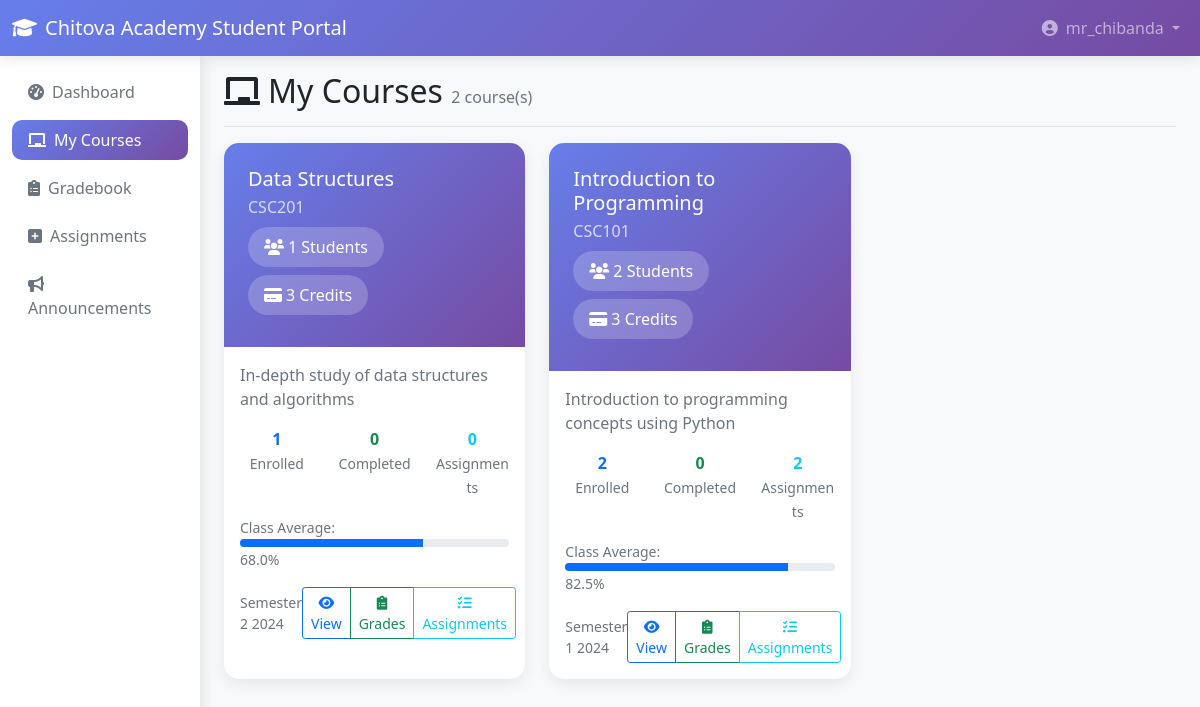
The app's page /my-courses.php (signed in) with its own data.
### tables this page shows
CREATE TABLE IF NOT EXISTS courses (
    id INT PRIMARY KEY AUTO_INCREMENT,
    course_code VARCHAR(20) UNIQUE NOT NULL,
    course_name VARCHAR(100) NOT NULL,
    description TEXT,
    credits INT NOT NULL DEFAULT 3,
    teacher_id INT,
    semester VARCHAR(20) NOT NULL,
    year INT NOT NULL,
    max_students INT DEFAULT 30,
    status ENUM('active', 'inactive') DEFAULT 'active',
    FOREIGN KEY (teacher_id) REFERENCES teachers(id) ON DELETE SET NULL
);

### my-courses.php (the view, shortened to what this page needs)
<?php
require_once __DIR__ .'/../config.php';
$userId = $_SESSION['user_id'];
$stmt = $pdo->prepare("
    SELECT t.* FROM teachers t
    WHERE t.user_id = ?
");
$stmt->execute([$userId]);
$teacherInfo = $stmt->fetch();
$stmt = $pdo->prepare("
    SELECT c.*,
           COUNT(CASE WHEN e.status = 'enrolled' THEN 1 END) as enrolled_students,
           COUNT(CASE WHEN e.status = 'completed' THEN 1 END) as completed_students,
           COUNT(CASE WHEN e.status = 'dropped' THEN 1 END) as dropped_students,
           AVG(CASE WHEN e.final_grade IS NOT NULL THEN e.final_grade END) as average_grade
    FROM courses c
    LEFT JOIN enrollments e ON c.id = e.course_id
    WHERE c.teacher_id = ?
    GROUP BY c.id
    ORDER BY c.year DESC, c.semester DESC, c.course_name
");
$stmt->execute([$teacherInfo['id']]);
$courses = $stmt->fetchAll();
$courseIds = array_column($courses, 'id');
$assignmentCounts = [];
if (!empty($courseIds)) {
    $placeholders = str_repeat('?,', count($courseIds) - 1) . '?';
    $stmt = $pdo->prepare("
        SELECT course_id, COUNT(*) as assignment_count
        FROM assignments
        WHERE course_id IN ($placeholders)
        GROUP BY course_id
    ");
    $stmt->execute($courseIds);
    $assignmentCounts = array_column($stmt->fetchAll(), 'assignment_count', 'course_id');
}
?>
<!DOCTYPE html>
<html lang="en">
<head>
    <link href="https://cdn.jsdelivr.net/npm/bootstrap@5.1.3/dist/css/bootstrap.min.css" rel="stylesheet">
    <link href="https://cdnjs.cloudflare.com/ajax/libs/font-awesome/6.0.0/css/all.min.css" rel="stylesheet">
</head>
<body>
    <nav class="navbar navbar-expand-lg navbar-dark">
        <div class="container-fluid">
            <a class="navbar-brand" href="dashboard.php">
                <i class="fas fa-graduation-cap me-2"></i><?php echo APP_NAME; ?>
            </a>
            <div class="navbar-nav ms-auto">
                <div class="nav-item dropdown">
                    <a class="nav-link dropdown-toggle" href="#" id="navbarDropdown" role="button"
                       data-bs-toggle="dropdown" aria-expanded="false">
                        <i class="fas fa-user-circle me-2"></i><?php echo $_SESSION['username']; ?>
                    </a>
                </div>
            </div>
        </div>
    </nav>
    <div class="container-fluid">
        <div class="row">
            <nav class="col-md-2 sidebar">
                <div class="position-sticky pt-3">
                    <ul class="nav nav-pills flex-column mb-auto">
                        <li class="nav-item">
                            <a href="dashboard.php" class="nav-link">
                                <i class="fas fa-tachometer-alt me-2"></i>Dashboard
                            </a>
                        </li>
                        <li class="nav-item">
                            <a href="my-courses.php" class="nav-link active">
                                <i class="fas fa-chalkboard me-2"></i>My Courses
                            </a>
                        </li>
                        <li class="nav-item">
                            <a href="gradebook.php" class="nav-link">
                                <i class="fas fa-clipboard-list me-2"></i>Gradebook
                            </a>
                        </li>
                        <li class="nav-item">
                            <a href="manage-assignments.php" class="nav-link">
                                <i class="fas fa-plus-square me-2"></i>Assignments
                            </a>
                        </li>
                        <li class="nav-item">
                            <a href="announcements.php" class="nav-link">
                                <i class="fas fa-bullhorn me-2"></i>Announcements
                            </a>
                        </li>
                    </ul>
                </div>
            </nav>
            <main class="col-md-10 ms-sm-auto px-md-4">
                <div class="pt-3 pb-2 mb-3 border-bottom">
                    <h1 class="h2">
                        <i class="fas fa-chalkboard me-2"></i>My Courses
                        <span class="text-muted fs-6"><?php echo count($courses); ?> course(s)</span>
                    </h1>
                </div>
                <?php if (empty($courses)): ?>
                    <div class="text-center py-5">
                        <i class="fas fa-chalkboard fa-4x text-muted mb-3"></i>
                        <h4 class="text-muted">No courses assigned</h4>
                        <p class="text-muted">Contact your administrator to get courses assigned to you.</p>
                    </div>
                <?php else: ?>
                    <div class="row">
                        <?php foreach ($courses as $course): ?>
                            <div class="col-lg-6 col-xl-4 mb-4">
                                <div class="card course-card">
                                    <div class="course-header">
                                        <h5 class="mb-1"><?php echo htmlspecialchars($course['course_name']); ?></h5>
                                        <p class="mb-2 opacity-75"><?php echo htmlspecialchars($course['course_code']); ?></p>
                                        <div>
                                            <span class="stats-badge">
                                                <i class="fas fa-users me-1"></i><?php echo $course['enrolled_students']; ?> Students
                                            </span>
                                            <span class="stats-badge">
                                                <i class="fas fa-credit-card me-1"></i><?php echo $course['credits']; ?> Credits
                                            </span>
                                        </div>
                                    </div>
                                    <div class="card-body">
                                        <p class="card-text text-muted mb-3">
                                            <?php echo $course['description'] ? htmlspecialchars(substr($course['description'], 0, 100)) . (strlen($course['description']) > 100 ? '...' : '') : 'No description available.'; ?>
                                        </p>
                                        <div class="row text-center mb-3">
                                            <div class="col-4">
                                                <strong class="text-primary"><?php echo $course['enrolled_students']; ?></strong>
                                                <br><small class="text-muted">Enrolled</small>
                                            </div>
                                            <div class="col-4">
                                                <strong class="text-success"><?php echo $course['completed_students']; ?></strong>
                                                <br><small class="text-muted">Completed</small>
                                            </div>
                                            <div class="col-4">
                                                <strong class="text-info"><?php echo isset($assignmentCounts[$course['id']]) ? $assignmentCounts[$course['id']] : 0; ?></strong>
                                                <br><small class="text-muted">Assignments</small>
                                            </div>
                                        </div>
                                        <?php if ($course['average_grade']): ?>
                                            <div class="mb-3">
                                                <small class="text-muted">Class Average:</small>
                                                <div class="progress" style="height: 8px;">
                                                    <div class="progress-bar" role="progressbar"
                                                         style="width: <?php echo $course['average_grade']; ?>%"
                                                         aria-valuenow="<?php echo $course['average_grade']; ?>"
                                                         aria-valuemin="0" aria-valuemax="100">
                                                    </div>
                                                </div>
                                                <small class="text-muted"><?php echo number_format($course['average_grade'], 1); ?>%</small>
                                            </div>
                                        <?php endif; ?>
                                        <div class="d-flex justify-content-between align-items-center">
                                            <small class="text-muted">
                                                <?php echo $course['semester'] . ' ' . $course['year']; ?>
                                            </small>
                                            <div class="btn-group" role="group">
                                                <a href="course-details.php?id=<?php echo $course['id']; ?>"
                                                   class="btn btn-outline-primary btn-sm">
                                                    <i class="fas fa-eye"></i> View
                                                </a>
                                                <a href="gradebook.php?course_id=<?php echo $course['id']; ?>"
                                                   class="btn btn-outline-success btn-sm">
                                                    <i class="fas fa-clipboard-list"></i> Grades
                                                </a>
                                                <a href="manage-assignments.php?course_id=<?php echo $course['id']; ?>"
                                                   class="btn btn-outline-info btn-sm">
                                                    <i class="fas fa-tasks"></i> Assignments
                                                </a>
                                            </div>
                                        </div>
                                    </div>
                                </div>
                            </div>
                        <?php endforeach; ?>
                    </div>
                <?php endif; ?>
            </main>
        </div>
    </div>
</body>
</html>

### my-courses.php (style rules this page uses)
:root { --primary-color: #667eea; --secondary-color: #764ba2; }
body { background-color: #f8f9fa; }
.navbar { background: linear-gradient(135deg, var(--primary-color) 0%, var(--secondary-color) 100%); box-shadow: 0 2px 15px rgba(0, 0, 0, 0.1); }
.course-card { border: none; border-radius: 15px; box-shadow: 0 5px 15px rgba(0, 0, 0, 0.08); transition: transform 0.3s ease; height: 100%; }
.course-header { background: linear-gradient(135deg, var(--primary-color) 0%, var(--secondary-color) 100%); color: white; border-radius: 15px 15px 0 0; padding: 1.5rem; }
.stats-badge { background: rgba(255, 255, 255, 0.2); color: white; padding: 0.5rem 1rem; border-radius: 20px; margin-right: 0.5rem; margin-bottom: 0.5rem; display: inline-block; }
.sidebar { background: white; min-height: calc(100vh - 76px); box-shadow: 2px 0 15px rgba(0, 0, 0, 0.1); }
.nav-pills .nav-link { color: #6c757d; margin-bottom: 0.5rem; border-radius: 10px; }
.nav-pills .nav-link.active { background: linear-gradient(135deg, var(--primary-color) 0%, var(--secondary-color) 100%); }

### records on screen
courses: course_name "Data Structures", course_code "CSC201", enrolled_students "1", credits "3", description "In-depth study of data structures and algorithms", completed_students "0", $course['average_grade'] 68.000000 (drawn), average_grade "68.0", semester "Semester 2", year "2024"
courses: course_name "Introduction to Programming", course_code "CSC101", enrolled_students "2", credits "3", description "Introduction to programming concepts using Python", completed_students "0", id "2", $course['average_grade'] 82.500000 (drawn), average_grade "82.5", semester "Semester 1", year "2024"

### other values on screen
APP_NAME "Chitova Academy Student Portal"
$_SESSION['username'] "mr_chibanda"
count($courses) "2"
